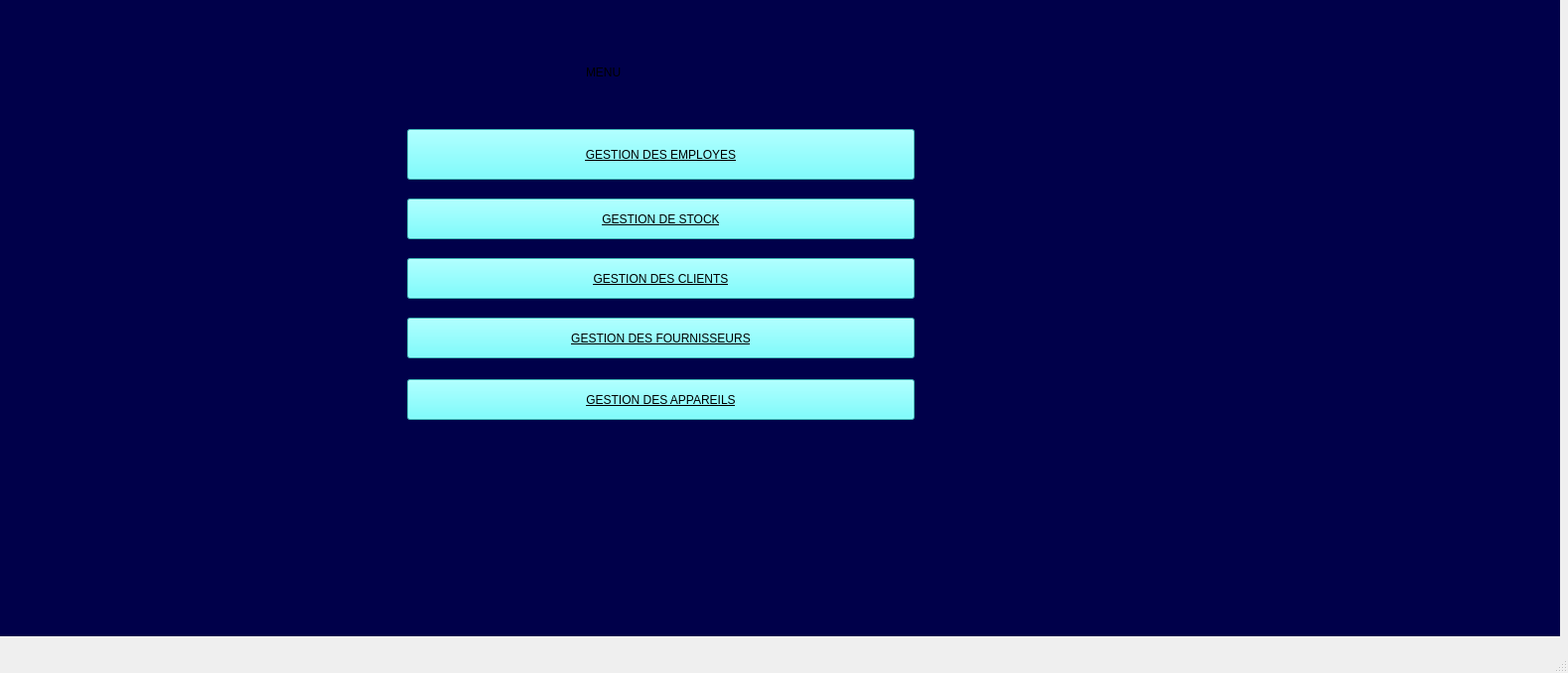
<?xml version="1.0" encoding="UTF-8"?>
<ui version="4.0">
 <class>MainWindow</class>
 <widget class="QMainWindow" name="MainWindow">
  <property name="geometry">
   <rect>
    <x>0</x>
    <y>0</y>
    <width>1579</width>
    <height>678</height>
   </rect>
  </property>
  <property name="windowTitle">
   <string>MainWindow</string>
  </property>
  <widget class="QWidget" name="centralwidget">
   <widget class="QStackedWidget" name="stackedWidget">
    <property name="geometry">
     <rect>
      <x>0</x>
      <y>-10</y>
      <width>1571</width>
      <height>651</height>
     </rect>
    </property>
    <property name="styleSheet">
     <string notr="true">background-color: rgb(0, 0, 74);
</string>
    </property>
    <widget class="QWidget" name="menu">
     <widget class="QPushButton" name="client">
      <property name="geometry">
       <rect>
        <x>410</x>
        <y>270</y>
        <width>511</width>
        <height>41</height>
       </rect>
      </property>
      <property name="styleSheet">
       <string notr="true">background-color: rgb(85, 255, 255);
font: 9pt &quot;Segoe UI&quot;;
text-decoration: underline;
font: 700 9pt &quot;Segoe UI&quot;;
color: rgb(0, 0, 0);</string>
      </property>
      <property name="text">
       <string>GESTION DES CLIENTS</string>
      </property>
     </widget>
     <widget class="QPushButton" name="stock">
      <property name="geometry">
       <rect>
        <x>410</x>
        <y>210</y>
        <width>511</width>
        <height>41</height>
       </rect>
      </property>
      <property name="styleSheet">
       <string notr="true">background-color: rgb(85, 255, 255);
font: 9pt &quot;Segoe UI&quot;;
text-decoration: underline;
font: 700 9pt &quot;Segoe UI&quot;;
color: rgb(0, 0, 0);</string>
      </property>
      <property name="text">
       <string>GESTION DE STOCK</string>
      </property>
     </widget>
     <widget class="QPushButton" name="fournisseur">
      <property name="geometry">
       <rect>
        <x>410</x>
        <y>330</y>
        <width>511</width>
        <height>41</height>
       </rect>
      </property>
      <property name="styleSheet">
       <string notr="true">background-color: rgb(85, 255, 255);
font: 9pt &quot;Segoe UI&quot;;
text-decoration: underline;
font: 700 9pt &quot;Segoe UI&quot;;
color: rgb(0, 0, 0);</string>
      </property>
      <property name="text">
       <string>GESTION DES FOURNISSEURS</string>
      </property>
     </widget>
     <widget class="QPushButton" name="appareils">
      <property name="geometry">
       <rect>
        <x>410</x>
        <y>392</y>
        <width>511</width>
        <height>41</height>
       </rect>
      </property>
      <property name="styleSheet">
       <string notr="true">background-color: rgb(85, 255, 255);
font: 9pt &quot;Segoe UI&quot;;
text-decoration: underline;
font: 700 9pt &quot;Segoe UI&quot;;
color: rgb(0, 0, 0);</string>
      </property>
      <property name="text">
       <string>GESTION DES APPAREILS</string>
      </property>
     </widget>
     <widget class="QLabel" name="label_7">
      <property name="geometry">
       <rect>
        <x>590</x>
        <y>52</y>
        <width>191</width>
        <height>61</height>
       </rect>
      </property>
      <property name="styleSheet">
       <string notr="true">font: 700 36pt &quot;Segoe UI&quot;;</string>
      </property>
      <property name="text">
       <string>MENU</string>
      </property>
     </widget>
     <widget class="QToolButton" name="employe">
      <property name="geometry">
       <rect>
        <x>410</x>
        <y>140</y>
        <width>511</width>
        <height>51</height>
       </rect>
      </property>
      <property name="styleSheet">
       <string notr="true">background-color: rgb(85, 255, 255);
font: 9pt &quot;Segoe UI&quot;;
text-decoration: underline;
font: 700 9pt &quot;Segoe UI&quot;;
color: rgb(0, 0, 0);</string>
      </property>
      <property name="text">
       <string>GESTION DES EMPLOYES</string>
      </property>
     </widget>
    </widget>
    <widget class="QWidget" name="pstock">
     <widget class="QTableView" name="tableView">
      <property name="geometry">
       <rect>
        <x>400</x>
        <y>90</y>
        <width>1081</width>
        <height>221</height>
       </rect>
      </property>
      <property name="styleSheet">
       <string notr="true">background-color: rgb(120, 120, 120);</string>
      </property>
     </widget>
     <widget class="QLineEdit" name="lineEdit_recherche_stock">
      <property name="geometry">
       <rect>
        <x>530</x>
        <y>50</y>
        <width>331</width>
        <height>26</height>
       </rect>
      </property>
      <property name="styleSheet">
       <string notr="true">background-color: rgb(255, 255, 255);</string>
      </property>
     </widget>
     <widget class="QLineEdit" name="lineEdit_IDstock">
      <property name="geometry">
       <rect>
        <x>240</x>
        <y>100</y>
        <width>113</width>
        <height>26</height>
       </rect>
      </property>
      <property name="styleSheet">
       <string notr="true">background-color: rgb(255, 255, 255);</string>
      </property>
     </widget>
     <widget class="QLineEdit" name="lineEdit_nomstock">
      <property name="geometry">
       <rect>
        <x>240</x>
        <y>140</y>
        <width>113</width>
        <height>26</height>
       </rect>
      </property>
      <property name="styleSheet">
       <string notr="true">background-color: rgb(255, 255, 255);</string>
      </property>
     </widget>
     <widget class="QLineEdit" name="lineEdit_categorie">
      <property name="geometry">
       <rect>
        <x>240</x>
        <y>220</y>
        <width>113</width>
        <height>26</height>
       </rect>
      </property>
      <property name="styleSheet">
       <string notr="true">background-color: rgb(255, 255, 255);</string>
      </property>
     </widget>
     <widget class="QLineEdit" name="lineEdit_referencestock">
      <property name="geometry">
       <rect>
        <x>240</x>
        <y>180</y>
        <width>113</width>
        <height>26</height>
       </rect>
      </property>
      <property name="styleSheet">
       <string notr="true">background-color: rgb(255, 255, 255);</string>
      </property>
     </widget>
     <widget class="QLineEdit" name="lineEdit_quantite">
      <property name="geometry">
       <rect>
        <x>240</x>
        <y>260</y>
        <width>113</width>
        <height>26</height>
       </rect>
      </property>
      <property name="styleSheet">
       <string notr="true">background-color: rgb(255, 255, 255);</string>
      </property>
     </widget>
     <widget class="QLineEdit" name="lineEdit_prixachat">
      <property name="geometry">
       <rect>
        <x>240</x>
        <y>300</y>
        <width>113</width>
        <height>26</height>
       </rect>
      </property>
      <property name="styleSheet">
       <string notr="true">background-color: rgb(255, 255, 255);</string>
      </property>
     </widget>
     <widget class="QLineEdit" name="lineEdit_prixvente">
      <property name="geometry">
       <rect>
        <x>240</x>
        <y>340</y>
        <width>113</width>
        <height>26</height>
       </rect>
      </property>
      <property name="styleSheet">
       <string notr="true">background-color: rgb(255, 255, 255);</string>
      </property>
     </widget>
     <widget class="QDateEdit" name="dateEdit">
      <property name="geometry">
       <rect>
        <x>240</x>
        <y>420</y>
        <width>110</width>
        <height>26</height>
       </rect>
      </property>
     </widget>
     <widget class="QLabel" name="id">
      <property name="geometry">
       <rect>
        <x>110</x>
        <y>100</y>
        <width>111</width>
        <height>20</height>
       </rect>
      </property>
      <property name="styleSheet">
       <string notr="true">color: rgb(255, 255, 255);</string>
      </property>
      <property name="text">
       <string>ID Pièce</string>
      </property>
     </widget>
     <widget class="QLabel" name="datelivraison">
      <property name="geometry">
       <rect>
        <x>110</x>
        <y>420</y>
        <width>111</width>
        <height>20</height>
       </rect>
      </property>
      <property name="styleSheet">
       <string notr="true">color: rgb(255, 255, 255);</string>
      </property>
      <property name="text">
       <string>Date de livraison</string>
      </property>
     </widget>
     <widget class="QLabel" name="nom">
      <property name="geometry">
       <rect>
        <x>110</x>
        <y>140</y>
        <width>111</width>
        <height>20</height>
       </rect>
      </property>
      <property name="styleSheet">
       <string notr="true">color: rgb(255, 255, 255);</string>
      </property>
      <property name="text">
       <string>Nom</string>
      </property>
     </widget>
     <widget class="QLabel" name="reference_2">
      <property name="geometry">
       <rect>
        <x>110</x>
        <y>180</y>
        <width>111</width>
        <height>20</height>
       </rect>
      </property>
      <property name="styleSheet">
       <string notr="true">color: rgb(255, 255, 255);</string>
      </property>
      <property name="text">
       <string>Reference</string>
      </property>
     </widget>
     <widget class="QLabel" name="categorie">
      <property name="geometry">
       <rect>
        <x>110</x>
        <y>220</y>
        <width>111</width>
        <height>20</height>
       </rect>
      </property>
      <property name="styleSheet">
       <string notr="true">color: rgb(255, 255, 255);</string>
      </property>
      <property name="text">
       <string>Catégorie</string>
      </property>
     </widget>
     <widget class="QLabel" name="quantite">
      <property name="geometry">
       <rect>
        <x>110</x>
        <y>260</y>
        <width>111</width>
        <height>20</height>
       </rect>
      </property>
      <property name="styleSheet">
       <string notr="true">color: rgb(255, 255, 255);</string>
      </property>
      <property name="text">
       <string>Quantité</string>
      </property>
     </widget>
     <widget class="QLabel" name="prixachat">
      <property name="geometry">
       <rect>
        <x>110</x>
        <y>300</y>
        <width>111</width>
        <height>20</height>
       </rect>
      </property>
      <property name="styleSheet">
       <string notr="true">color: rgb(255, 255, 255);</string>
      </property>
      <property name="text">
       <string>Prix d'achat</string>
      </property>
     </widget>
     <widget class="QLabel" name="prixvente">
      <property name="geometry">
       <rect>
        <x>110</x>
        <y>340</y>
        <width>111</width>
        <height>20</height>
       </rect>
      </property>
      <property name="styleSheet">
       <string notr="true">color: rgb(255, 255, 255);</string>
      </property>
      <property name="text">
       <string>Prix de vente</string>
      </property>
     </widget>
     <widget class="QLineEdit" name="lineEdit_fournisseur">
      <property name="geometry">
       <rect>
        <x>240</x>
        <y>380</y>
        <width>113</width>
        <height>26</height>
       </rect>
      </property>
      <property name="styleSheet">
       <string notr="true">background-color: rgb(255, 255, 255);</string>
      </property>
     </widget>
     <widget class="QLabel" name="fournisseur_2">
      <property name="geometry">
       <rect>
        <x>110</x>
        <y>380</y>
        <width>111</width>
        <height>20</height>
       </rect>
      </property>
      <property name="styleSheet">
       <string notr="true">color: rgb(255, 255, 255);</string>
      </property>
      <property name="text">
       <string>Fournisseur</string>
      </property>
     </widget>
     <widget class="QLabel" name="label_5">
      <property name="geometry">
       <rect>
        <x>160</x>
        <y>40</y>
        <width>151</width>
        <height>31</height>
       </rect>
      </property>
      <property name="font">
       <font>
        <family>Simple Indust Shaded</family>
        <pointsize>14</pointsize>
        <underline>true</underline>
       </font>
      </property>
      <property name="styleSheet">
       <string notr="true">color: rgb(255, 255, 255);</string>
      </property>
      <property name="text">
       <string>Ajouter pièces</string>
      </property>
     </widget>
     <widget class="QPushButton" name="btrechercher_stock">
      <property name="geometry">
       <rect>
        <x>420</x>
        <y>50</y>
        <width>93</width>
        <height>29</height>
       </rect>
      </property>
      <property name="styleSheet">
       <string notr="true">background-color: rgb(168, 168, 168);</string>
      </property>
      <property name="text">
       <string>Rechercher</string>
      </property>
     </widget>
     <widget class="QPushButton" name="btmodifier_stock">
      <property name="geometry">
       <rect>
        <x>940</x>
        <y>50</y>
        <width>93</width>
        <height>29</height>
       </rect>
      </property>
      <property name="styleSheet">
       <string notr="true">background-color: rgb(253, 145, 4);</string>
      </property>
      <property name="text">
       <string>Modifier</string>
      </property>
     </widget>
     <widget class="QPushButton" name="btexporterPDF_stock">
      <property name="geometry">
       <rect>
        <x>1050</x>
        <y>50</y>
        <width>93</width>
        <height>29</height>
       </rect>
      </property>
      <property name="styleSheet">
       <string notr="true">background-color: rgb(253, 145, 4);</string>
      </property>
      <property name="text">
       <string>ExporterPDF</string>
      </property>
     </widget>
     <widget class="QPushButton" name="btretour_stock">
      <property name="geometry">
       <rect>
        <x>400</x>
        <y>330</y>
        <width>93</width>
        <height>29</height>
       </rect>
      </property>
      <property name="styleSheet">
       <string notr="true">background-color: rgb(253, 7, 27);</string>
      </property>
      <property name="text">
       <string>Retour</string>
      </property>
     </widget>
     <widget class="QPushButton" name="bttrier_stock">
      <property name="geometry">
       <rect>
        <x>500</x>
        <y>330</y>
        <width>93</width>
        <height>29</height>
       </rect>
      </property>
      <property name="styleSheet">
       <string notr="true">background-color: rgb(154, 211, 238);</string>
      </property>
      <property name="text">
       <string>Trier</string>
      </property>
     </widget>
     <widget class="QPushButton" name="btQR_stock">
      <property name="geometry">
       <rect>
        <x>400</x>
        <y>370</y>
        <width>93</width>
        <height>29</height>
       </rect>
      </property>
      <property name="styleSheet">
       <string notr="true">background-color: rgb(253, 7, 27);</string>
      </property>
      <property name="text">
       <string>QR</string>
      </property>
     </widget>
     <widget class="QPushButton" name="btstatistique_stock">
      <property name="geometry">
       <rect>
        <x>500</x>
        <y>370</y>
        <width>93</width>
        <height>29</height>
       </rect>
      </property>
      <property name="styleSheet">
       <string notr="true">background-color: rgb(18, 153, 29);</string>
      </property>
      <property name="text">
       <string>stat</string>
      </property>
     </widget>
     <widget class="QPushButton" name="btajouter_stock">
      <property name="geometry">
       <rect>
        <x>190</x>
        <y>470</y>
        <width>93</width>
        <height>29</height>
       </rect>
      </property>
      <property name="styleSheet">
       <string notr="true">background-color: rgb(18, 153, 29);</string>
      </property>
      <property name="text">
       <string>Ajouter</string>
      </property>
     </widget>
     <widget class="QFrame" name="chartFrame&#10;">
      <property name="geometry">
       <rect>
        <x>680</x>
        <y>330</y>
        <width>541</width>
        <height>271</height>
       </rect>
      </property>
      <property name="frameShape">
       <enum>QFrame::Shape::StyledPanel</enum>
      </property>
      <property name="frameShadow">
       <enum>QFrame::Shadow::Raised</enum>
      </property>
     </widget>
     <widget class="QPushButton" name="btsupprimer_stock">
      <property name="geometry">
       <rect>
        <x>1170</x>
        <y>50</y>
        <width>93</width>
        <height>29</height>
       </rect>
      </property>
      <property name="styleSheet">
       <string notr="true">background-color: rgb(253, 7, 27);</string>
      </property>
      <property name="text">
       <string>Supprimer</string>
      </property>
     </widget>
    </widget>
    <widget class="QWidget" name="appareil">
     <widget class="QPushButton" name="pushButton_Supprimer">
      <property name="geometry">
       <rect>
        <x>910</x>
        <y>250</y>
        <width>121</width>
        <height>29</height>
       </rect>
      </property>
      <property name="styleSheet">
       <string notr="true">background-color: rgb(253, 7, 27);</string>
      </property>
      <property name="text">
       <string>Supprimer</string>
      </property>
     </widget>
     <widget class="QLineEdit" name="lineEdit_ID">
      <property name="geometry">
       <rect>
        <x>40</x>
        <y>150</y>
        <width>113</width>
        <height>28</height>
       </rect>
      </property>
      <property name="styleSheet">
       <string notr="true">QLineEdit:focus {
    border: 1px solid #2D89EF;
    background-color: #000000;
}
</string>
      </property>
      <property name="text">
       <string/>
      </property>
     </widget>
     <widget class="QLineEdit" name="rech">
      <property name="geometry">
       <rect>
        <x>260</x>
        <y>280</y>
        <width>411</width>
        <height>28</height>
       </rect>
      </property>
      <property name="styleSheet">
       <string notr="true">QLineEdit:focus {
    border: 1px solid #2D89EF;
    background-color: #000000;
}
</string>
      </property>
      <property name="text">
       <string/>
      </property>
     </widget>
     <widget class="QLabel" name="label_4">
      <property name="geometry">
       <rect>
        <x>450</x>
        <y>121</y>
        <width>63</width>
        <height>20</height>
       </rect>
      </property>
      <property name="text">
       <string>modele</string>
      </property>
     </widget>
     <widget class="QPushButton" name="pushButton_Modifier">
      <property name="geometry">
       <rect>
        <x>430</x>
        <y>221</y>
        <width>101</width>
        <height>29</height>
       </rect>
      </property>
      <property name="styleSheet">
       <string notr="true">background-color: rgb(253, 145, 4);</string>
      </property>
      <property name="text">
       <string>Modifier</string>
      </property>
     </widget>
     <widget class="QPushButton" name="pushButton_4">
      <property name="geometry">
       <rect>
        <x>910</x>
        <y>280</y>
        <width>121</width>
        <height>29</height>
       </rect>
      </property>
      <property name="styleSheet">
       <string notr="true">background-color: rgb(253, 145, 4);</string>
      </property>
      <property name="text">
       <string>trier par id</string>
      </property>
     </widget>
     <widget class="QLabel" name="label_15">
      <property name="geometry">
       <rect>
        <x>40</x>
        <y>191</y>
        <width>91</width>
        <height>20</height>
       </rect>
      </property>
      <property name="text">
       <string>prix estimer</string>
      </property>
     </widget>
     <widget class="QDateEdit" name="dateEdit_Entree">
      <property name="geometry">
       <rect>
        <x>700</x>
        <y>150</y>
        <width>110</width>
        <height>29</height>
       </rect>
      </property>
     </widget>
     <widget class="QGraphicsView" name="widget_stats">
      <property name="geometry">
       <rect>
        <x>1070</x>
        <y>30</y>
        <width>471</width>
        <height>281</height>
       </rect>
      </property>
     </widget>
     <widget class="QComboBox" name="comboBox_Statut">
      <property name="geometry">
       <rect>
        <x>830</x>
        <y>150</y>
        <width>82</width>
        <height>28</height>
       </rect>
      </property>
      <item>
       <property name="text">
        <string>en_attente</string>
       </property>
      </item>
      <item>
       <property name="text">
        <string>en_cours</string>
       </property>
      </item>
      <item>
       <property name="text">
        <string>reparé</string>
       </property>
      </item>
     </widget>
     <widget class="QLabel" name="label_14">
      <property name="geometry">
       <rect>
        <x>180</x>
        <y>191</y>
        <width>91</width>
        <height>20</height>
       </rect>
      </property>
      <property name="text">
       <string>date sortie</string>
      </property>
     </widget>
     <widget class="QLabel" name="label_10">
      <property name="geometry">
       <rect>
        <x>590</x>
        <y>121</y>
        <width>63</width>
        <height>20</height>
       </rect>
      </property>
      <property name="text">
       <string>default</string>
      </property>
     </widget>
     <widget class="QPushButton" name="ShowStats">
      <property name="geometry">
       <rect>
        <x>1430</x>
        <y>351</y>
        <width>90</width>
        <height>29</height>
       </rect>
      </property>
      <property name="styleSheet">
       <string notr="true">background-color: rgb(18, 153, 45);</string>
      </property>
      <property name="text">
       <string>statistic</string>
      </property>
     </widget>
     <widget class="QLineEdit" name="lineEdit_Type">
      <property name="geometry">
       <rect>
        <x>170</x>
        <y>150</y>
        <width>113</width>
        <height>28</height>
       </rect>
      </property>
      <property name="whatsThis">
       <string>&lt;html&gt;&lt;head/&gt;&lt;body&gt;&lt;p&gt;&lt;br/&gt;&lt;/p&gt;&lt;/body&gt;&lt;/html&gt;</string>
      </property>
      <property name="styleSheet">
       <string notr="true">QLineEdit:focus {
    border: 1px solid #2D89EF;
    background-color: #000000;
}

</string>
      </property>
      <property name="text">
       <string/>
      </property>
     </widget>
     <widget class="QLabel" name="label_11">
      <property name="geometry">
       <rect>
        <x>820</x>
        <y>121</y>
        <width>63</width>
        <height>20</height>
       </rect>
      </property>
      <property name="text">
       <string>status</string>
      </property>
     </widget>
     <widget class="QLabel" name="label">
      <property name="geometry">
       <rect>
        <x>40</x>
        <y>121</y>
        <width>63</width>
        <height>20</height>
       </rect>
      </property>
      <property name="text">
       <string>ID_app</string>
      </property>
     </widget>
     <widget class="QLineEdit" name="lineEdit_Defaut">
      <property name="geometry">
       <rect>
        <x>570</x>
        <y>150</y>
        <width>113</width>
        <height>28</height>
       </rect>
      </property>
      <property name="styleSheet">
       <string notr="true">QLineEdit:focus {
    border: 1px solid #2D89EF;
    background-color: #000000;
}
</string>
      </property>
     </widget>
     <widget class="QPushButton" name="pushButton_3">
      <property name="geometry">
       <rect>
        <x>1420</x>
        <y>511</y>
        <width>121</width>
        <height>29</height>
       </rect>
      </property>
      <property name="styleSheet">
       <string notr="true">background-color: rgb(253, 7, 27);</string>
      </property>
      <property name="text">
       <string>EXIT</string>
      </property>
     </widget>
     <widget class="QLabel" name="label_2">
      <property name="geometry">
       <rect>
        <x>200</x>
        <y>121</y>
        <width>63</width>
        <height>20</height>
       </rect>
      </property>
      <property name="text">
       <string>type</string>
      </property>
     </widget>
     <widget class="QLabel" name="label_12">
      <property name="geometry">
       <rect>
        <x>702</x>
        <y>121</y>
        <width>81</width>
        <height>20</height>
       </rect>
      </property>
      <property name="text">
       <string>date entrée</string>
      </property>
     </widget>
     <widget class="QLabel" name="label_9">
      <property name="geometry">
       <rect>
        <x>10</x>
        <y>270</y>
        <width>241</width>
        <height>41</height>
       </rect>
      </property>
      <property name="text">
       <string>&lt;html&gt;&lt;head/&gt;&lt;body&gt;&lt;p align=&quot;center&quot;&gt;&lt;span style=&quot; font-size:12pt; font-weight:700;&quot;&gt;Recherche d'appareils&lt;/span&gt;&lt;/p&gt;&lt;/body&gt;&lt;/html&gt;</string>
      </property>
     </widget>
     <widget class="QLineEdit" name="lineEdit_Modele">
      <property name="geometry">
       <rect>
        <x>440</x>
        <y>150</y>
        <width>113</width>
        <height>28</height>
       </rect>
      </property>
      <property name="styleSheet">
       <string notr="true">QLineEdit:focus {
    border: 1px solid #2D89EF;
    background-color: #000000;
}
</string>
      </property>
     </widget>
     <widget class="QLineEdit" name="lineEdit_Remarques">
      <property name="geometry">
       <rect>
        <x>920</x>
        <y>150</y>
        <width>113</width>
        <height>28</height>
       </rect>
      </property>
      <property name="styleSheet">
       <string notr="true">QLineEdit:focus {
    border: 1px solid #2D89EF;
    background-color: #000000;
}
</string>
      </property>
     </widget>
     <widget class="QLabel" name="label_6">
      <property name="geometry">
       <rect>
        <x>0</x>
        <y>70</y>
        <width>401</width>
        <height>51</height>
       </rect>
      </property>
      <property name="text">
       <string>&lt;html&gt;&lt;head/&gt;&lt;body&gt;&lt;p align=&quot;center&quot;&gt;&lt;span style=&quot; font-size:18pt; font-weight:700;&quot;&gt;Ajout d'appareils&lt;/span&gt;&lt;/p&gt;&lt;/body&gt;&lt;/html&gt;</string>
      </property>
     </widget>
     <widget class="QPushButton" name="pushButton_Ajouter">
      <property name="geometry">
       <rect>
        <x>320</x>
        <y>220</y>
        <width>90</width>
        <height>29</height>
       </rect>
      </property>
      <property name="styleSheet">
       <string notr="true">background-color: rgb(18, 153, 45);</string>
      </property>
      <property name="text">
       <string>Ajouter</string>
      </property>
     </widget>
     <widget class="QDateEdit" name="dateEdit_Estime">
      <property name="geometry">
       <rect>
        <x>180</x>
        <y>220</y>
        <width>110</width>
        <height>29</height>
       </rect>
      </property>
     </widget>
     <widget class="QLabel" name="label_13">
      <property name="geometry">
       <rect>
        <x>930</x>
        <y>121</y>
        <width>71</width>
        <height>20</height>
       </rect>
      </property>
      <property name="text">
       <string>remarques</string>
      </property>
     </widget>
     <widget class="QPushButton" name="ExporterPDF">
      <property name="geometry">
       <rect>
        <x>1330</x>
        <y>351</y>
        <width>90</width>
        <height>29</height>
       </rect>
      </property>
      <property name="styleSheet">
       <string notr="true">background-color: rgb(18, 153, 45);</string>
      </property>
      <property name="text">
       <string>exporter</string>
      </property>
     </widget>
     <widget class="QTableWidget" name="tablewidget_Appareils">
      <property name="geometry">
       <rect>
        <x>40</x>
        <y>341</y>
        <width>1131</width>
        <height>211</height>
       </rect>
      </property>
      <property name="minimumSize">
       <size>
        <width>1131</width>
        <height>211</height>
       </size>
      </property>
      <property name="styleSheet">
       <string notr="true">background-color: rgb(255, 255, 255);
color: rgb(0, 0, 0);
</string>
      </property>
      <column>
       <property name="text">
        <string>ID</string>
       </property>
       <property name="background">
        <color>
         <red>255</red>
         <green>255</green>
         <blue>255</blue>
        </color>
       </property>
      </column>
      <column>
       <property name="text">
        <string>TYPE</string>
       </property>
       <property name="background">
        <color>
         <red>255</red>
         <green>255</green>
         <blue>255</blue>
        </color>
       </property>
      </column>
      <column>
       <property name="text">
        <string>MARQUE </string>
       </property>
       <property name="background">
        <color>
         <red>255</red>
         <green>255</green>
         <blue>255</blue>
        </color>
       </property>
      </column>
      <column>
       <property name="text">
        <string>MODELE</string>
       </property>
       <property name="background">
        <color>
         <red>255</red>
         <green>255</green>
         <blue>255</blue>
        </color>
       </property>
      </column>
      <column>
       <property name="text">
        <string>DEFAULT</string>
       </property>
       <property name="background">
        <color>
         <red>255</red>
         <green>255</green>
         <blue>255</blue>
        </color>
       </property>
      </column>
      <column>
       <property name="text">
        <string>DATE ENTREE</string>
       </property>
       <property name="background">
        <color>
         <red>255</red>
         <green>255</green>
         <blue>255</blue>
        </color>
       </property>
      </column>
      <column>
       <property name="text">
        <string>STATUT</string>
       </property>
       <property name="background">
        <color>
         <red>255</red>
         <green>255</green>
         <blue>255</blue>
        </color>
       </property>
      </column>
      <column>
       <property name="text">
        <string>REMARQUES</string>
       </property>
       <property name="background">
        <color>
         <red>255</red>
         <green>255</green>
         <blue>255</blue>
        </color>
       </property>
      </column>
      <column>
       <property name="text">
        <string>PRIX ESTIMEE</string>
       </property>
       <property name="background">
        <color>
         <red>255</red>
         <green>255</green>
         <blue>255</blue>
        </color>
       </property>
      </column>
      <column>
       <property name="text">
        <string>DATE SORTIE</string>
       </property>
       <property name="background">
        <color>
         <red>255</red>
         <green>255</green>
         <blue>255</blue>
        </color>
       </property>
      </column>
     </widget>
     <widget class="QLineEdit" name="lineEdit_Prix">
      <property name="geometry">
       <rect>
        <x>40</x>
        <y>220</y>
        <width>113</width>
        <height>28</height>
       </rect>
      </property>
      <property name="styleSheet">
       <string notr="true">QLineEdit:focus {
    border: 1px solid #2D89EF;
    background-color: #000000;
}
</string>
      </property>
     </widget>
     <widget class="QLineEdit" name="lineEdit_Marque">
      <property name="geometry">
       <rect>
        <x>290</x>
        <y>150</y>
        <width>131</width>
        <height>28</height>
       </rect>
      </property>
      <property name="styleSheet">
       <string notr="true">QLineEdit:focus {
    border: 1px solid #2D89EF;
    background-color: #000000;
}

</string>
      </property>
     </widget>
     <widget class="QLabel" name="label_3">
      <property name="geometry">
       <rect>
        <x>290</x>
        <y>121</y>
        <width>141</width>
        <height>20</height>
       </rect>
      </property>
      <property name="text">
       <string>Marque</string>
      </property>
     </widget>
    </widget>
   </widget>
  </widget>
  <widget class="QMenuBar" name="menubar">
   <property name="geometry">
    <rect>
     <x>0</x>
     <y>0</y>
     <width>1579</width>
     <height>26</height>
    </rect>
   </property>
  </widget>
  <widget class="QStatusBar" name="statusbar"/>
 </widget>
 <resources/>
 <connections/>
</ui>
